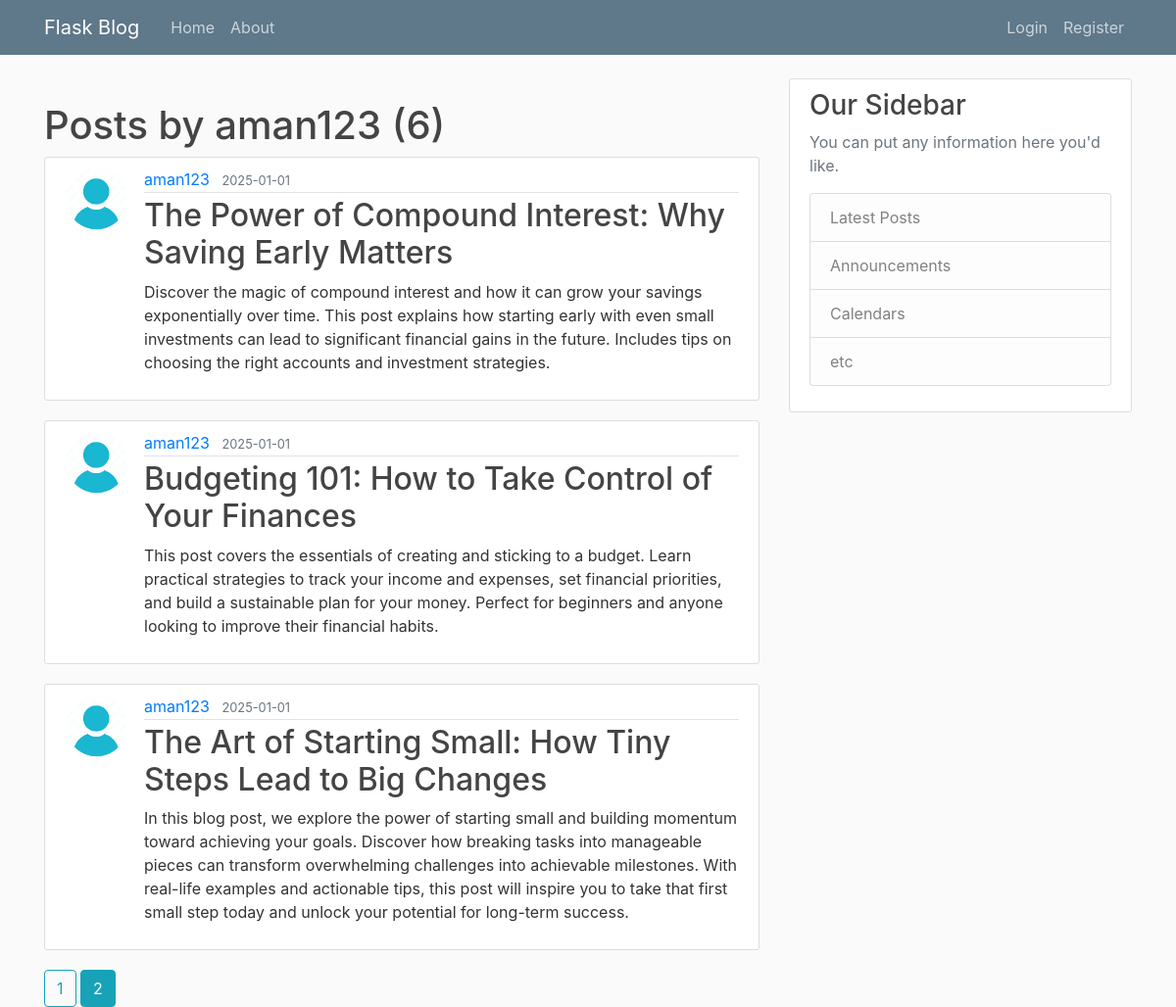
Screenshot of /user/aman123?page=2 with the database file from the repository.
### flaskblog/models.py (models this page shows, shortened)
class User(db.Model, UserMixin):
    id = db.Column(db.Integer, primary_key=True)
    username = db.Column(db.String(20), unique=True, nullable=False)
    email = db.Column(db.String(120), unique=True, nullable=False)
    image_file = db.Column(db.String(20), nullable=False, default='default.jpg')
    password = db.Column(db.String(60), nullable=False)
    posts = db.relationship('Post', backref='author', lazy=True)

class Post(db.Model, UserMixin):
    id = db.Column(db.Integer, primary_key=True)
    title = db.Column(db.String(100), nullable=False)
    date_posted = db.Column(db.DateTime, nullable=False, default=datetime.utcnow)
    content = db.Column(db.Text, nullable=False)
    user_id = db.Column(db.Integer, db.ForeignKey('user.id'), nullable=False)

### flaskblog/routes.py (the view)
@app.route('/user/<string:username>')
def user_posts(username):
    page = request.args.get('page', 1, type=int)
    user = User.query.filter_by(username=username).first_or_404()
    posts = Post.query.filter_by(author=user).order_by(Post.date_posted.desc()).paginate(page=page, per_page=3)
    return render_template('user_posts.html',user=user, posts=posts,page=page)

### flaskblog/templates/user_posts.html
{% extends "layout.html" %}
{% block content %}
    <h1 class="mt-4">Posts by {{ user.username }} ({{ posts.total}})</h1>
    {% for post in posts.items %}
        <article class="media content-section">
            <img class="rounded-circle article-img" src="{{ url_for('static', filename='profile_pics/' + post.author.image_file) }}">
            <div class="media-body">
            <div class="article-metadata">
                <a class="mr-2" href="#">{{ post.author.username }}</a>
                <small class="text-muted">{{ post.date_posted.strftime('%Y-%m-%d') }}</small>
            </div>
            <h2><a class="article-title" href="{{ url_for('post',post_id=post.id)}}">{{ post.title }}</a></h2>
            <p class="article-content">{{ post.content }}</p>
            </div>
        </article>
    {% endfor %}
    {% for page_num in posts.iter_pages(left_edge=1, right_edge=1, left_current=1, right_current=1) %}
        {% if page_num %}
            {% if page_num == posts.page: %}
                <strong><a class="btn btn-info" href="{{ url_for('user_posts',username=user.username, page=page_num) }}">{{ page_num }}</a></strong>
            {% else: %}
                <a class="btn btn-outline-info" href="{{ url_for('user_posts',username=user.username, page=page_num) }}">{{ page_num }}</a>
            {% endif %}
        {% else %}
            ...
        {% endif %}
    {% endfor %}
{% endblock content%}

### flaskblog/static/main.css (style rules this page uses)
body { background: #fafafa; color: #333333; margin-top: 5rem; }
h1, h2, h3, h4, h5, h6 { color: #444444; }
.content-section { background: #ffffff; padding: 10px 20px; border: 1px solid #dddddd; border-radius: 3px; margin-bottom: 20px; }
.article-title { color: #444444; }
.article-content { white-space: pre-line; }
.article-img { height: 65px; width: 65px; margin-right: 16px; }
.article-metadata { padding-bottom: 1px; margin-bottom: 4px; border-bottom: 1px solid #e3e3e3 }

### rows the page displays
User: username "aman123"
Post: image_file (placeholder picture), author.username "aman123", date_posted "2025-01-01", title "The Power of Compound Interest: Why Saving Early Matters", content "Discover the magic of compound interest and how it can grow your savings exponentially over time. This post explains how starting early with even small investments can lead to significant financial gains in the future. Includes tips on choosing the right accounts and investment strategies."
Post: image_file (placeholder picture), author.username "aman123", date_posted "2025-01-01", title "Budgeting 101: How to Take Control of Your Finances", content "This post covers the essentials of creating and sticking to a budget. Learn practical strategies to track your income and expenses, set financial priorities, and build a sustainable plan for your money. Perfect for beginners and anyone looking to improve their financial habits."
Post: image_file (placeholder picture), author.username "aman123", date_posted "2025-01-01", title "The Art of Starting Small: How Tiny Steps Lead to Big Changes", content "In this blog post, we explore the power of starting small and building momentum toward achieving your goals. Discover how breaking tasks into manageable pieces can transform overwhelming challenges into achievable milestones. With real-life examples and actionable tips, this post will inspire you to take that first small step today and unlock your potential for long-term success."

### other values shown
{{ posts.total }} "6"
{{ page_num }} "1"
{{ page_num }} "2"
